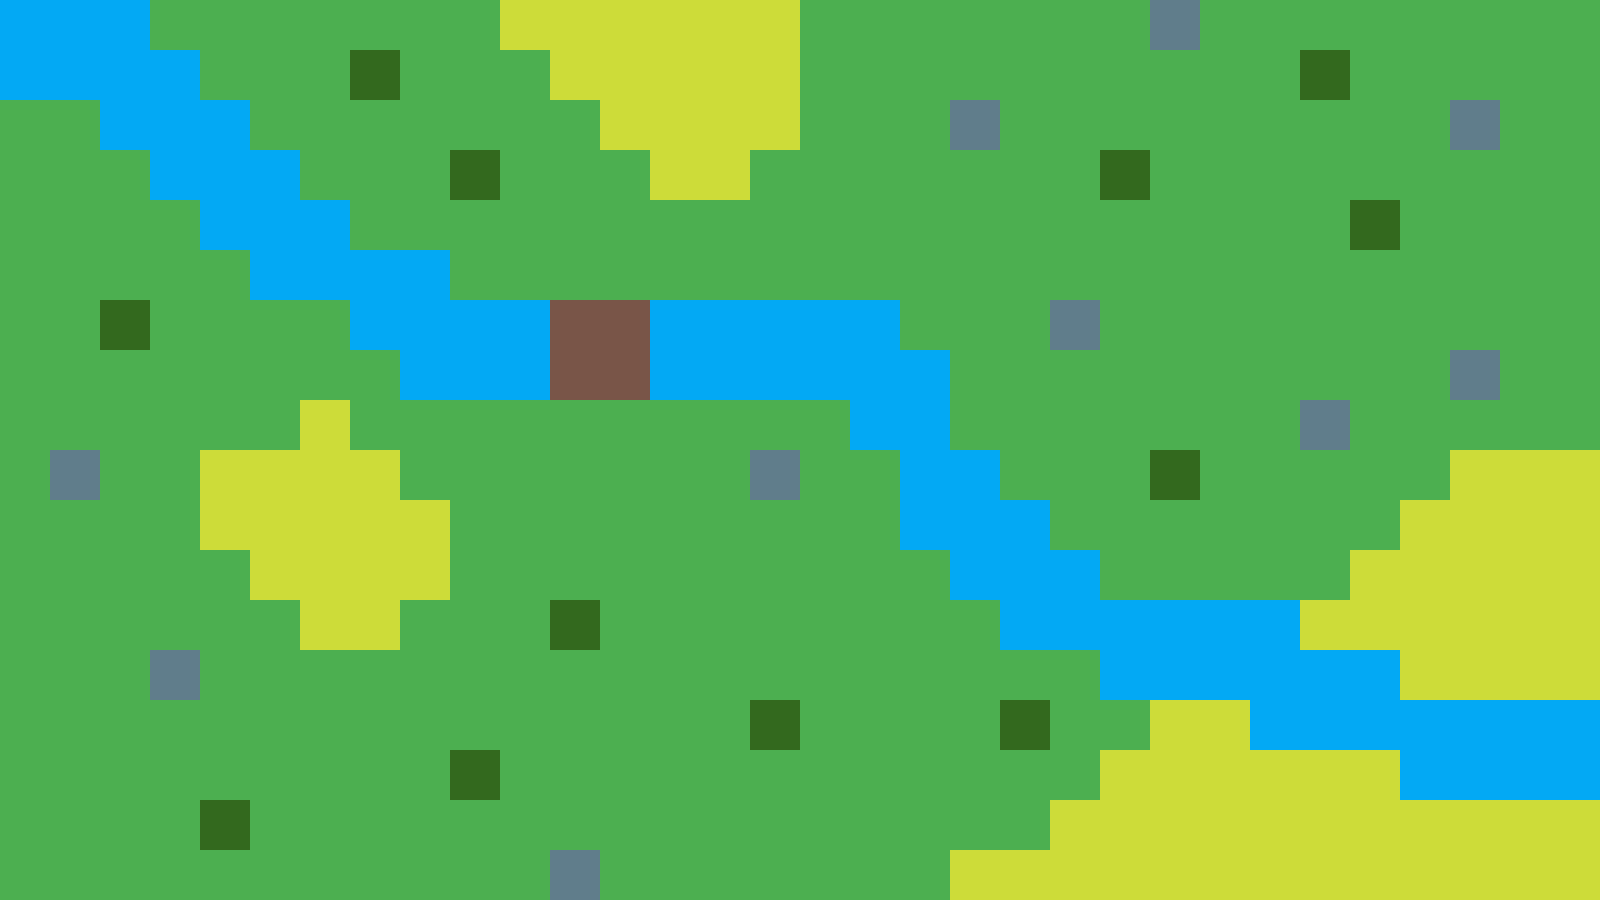

Rendered tile map (Tiled .tmx) drawn with the repository's tilesets; below, a short description and the map source with its tile grids summarised:
An orthogonal 32x18 tile map with 50x50 px tiles, 1 tile layer (sandBox) and 134 objects.

<map version="1.9" tiledversion="1.9.0" orientation="orthogonal" renderorder="right-down" width="32" height="18" tilewidth="50" tileheight="50" infinite="0" nextlayerid="8" nextobjectid="146">
 <tileset firstgid="1" source="SimpleTiles.tsx" />
 <layer id="1" name="sandBox" width="32" height="18">
  <data>[576 cells, 576 non-empty, 6 distinct tile ids]</data>
 </layer>
 <objectgroup id="2" name="bridge">
  <object id="1" x="550" y="300" width="100" height="100" />
 </objectgroup>
 <objectgroup id="3" name="sand">
  <object id="45" x="650" y="0" width="100" height="200" />
  <object id="46" x="750" y="0" width="50" height="150" />
  <object id="47" x="550" y="0" width="100" height="100" />
  <object id="48" x="600" y="100" width="50" height="50" />
  <object id="49" x="500" y="0" width="50" height="50" />
  <object id="50" x="200" y="450" width="200" height="100" />
  <object id="51" x="300" y="550" width="100" height="100" />
  <object id="52" x="400" y="500" width="50" height="100" />
  <object id="53" x="250" y="550" width="50" height="50" />
  <object id="54" x="300" y="400" width="50" height="50" />
  <object id="55" x="1050" y="800" width="550" height="100" />
  <object id="56" x="950" y="850" width="100" height="50" />
  <object id="57" x="1150" y="700" width="100" height="100" />
  <object id="58" x="1250" y="750" width="150" height="50" />
  <object id="59" x="1100" y="750" width="50" height="50" />
  <object id="60" x="1450" y="450" width="150" height="250" />
  <object id="61" x="1350" y="550" width="100" height="100" />
  <object id="62" x="1400" y="500" width="50" height="50" />
  <object id="63" x="1400" y="650" width="50" height="50" />
  <object id="64" x="1300" y="600" width="50" height="50" />
 </objectgroup>
 <objectgroup id="4" name="tree">
  <object id="3" x="350" y="50" width="50" height="50" />
  <object id="4" x="450" y="150" width="50" height="50" />
  <object id="5" x="100" y="300" width="50" height="50" />
  <object id="6" x="200" y="800" width="50" height="50" />
  <object id="8" x="450" y="750" width="50" height="50" />
  <object id="9" x="550" y="600" width="50" height="50" />
  <object id="11" x="750" y="700" width="50" height="50" />
  <object id="12" x="1000" y="700" width="50" height="50" />
  <object id="13" x="1150" y="450" width="50" height="50" />
  <object id="14" x="1100" y="150" width="50" height="50" />
  <object id="15" x="1300" y="50" width="50" height="50" />
  <object id="16" x="1350" y="200" width="50" height="50" />
 </objectgroup>
 <objectgroup id="5" name="rock">
  <object id="17" x="1150" y="0" width="50" height="50" />
  <object id="18" x="950" y="100" width="50" height="50" />
  <object id="19" x="1050" y="300" width="50" height="50" />
  <object id="20" x="1300" y="400" width="50" height="50" />
  <object id="21" x="1450" y="350" width="50" height="50" />
  <object id="22" x="1450" y="100" width="50" height="50" />
  <object id="23" x="50" y="450" width="50" height="50" />
  <object id="24" x="150" y="650" width="50" height="50" />
  <object id="25" x="550" y="850" width="50" height="50" />
  <object id="26" x="750" y="450" width="50" height="50" />
 </objectgroup>
 <objectgroup id="6" name="water">
  <object id="27" x="0" y="0" width="150" height="100" />
  <object id="28" x="100" y="50" width="100" height="100" />
  <object id="29" x="150" y="100" width="100" height="100" />
  <object id="30" x="200" y="150" width="100" height="100" />
  <object id="31" x="250" y="200" width="100" height="100" />
  <object id="32" x="350" y="250" width="100" height="100" />
  <object id="33" x="400" y="300" width="150" height="100" />
  <object id="34" x="650" y="300" width="250" height="100" />
  <object id="35" x="850" y="350" width="100" height="100" />
  <object id="36" x="900" y="450" width="100" height="100" />
  <object id="37" x="950" y="500" width="100" height="100" />
  <object id="38" x="1000" y="550" width="100" height="100" />
  <object id="41" x="1100" y="600" width="200" height="100" />
  <object id="42" x="1250" y="650" width="150" height="100" />
  <object id="43" x="1400" y="700" width="200" height="100" />
 </objectgroup>
 <objectgroup id="7" name="grass">
  <object id="65" x="0" y="100" width="100" height="350" />
  <object id="66" x="0" y="450" width="50" height="50" />
  <object id="67" x="0" y="500" width="100" height="400" />
  <object id="68" x="100" y="350" width="100" height="300" />
  <object id="69" x="100" y="650" width="50" height="50" />
  <object id="70" x="100" y="700" width="100" height="200" />
  <object id="71" x="100" y="150" width="50" height="150" />
  <object id="72" x="150" y="200" width="50" height="150" />
  <object id="73" x="200" y="250" width="50" height="200" />
  <object id="74" x="250" y="300" width="100" height="100" />
  <object id="75" x="250" y="400" width="50" height="50" />
  <object id="76" x="350" y="350" width="50" height="100" />
  <object id="77" x="200" y="550" width="50" height="250" />
  <object id="78" x="250" y="600" width="50" height="300" />
  <object id="79" x="200" y="850" width="50" height="50" />
  <object id="80" x="300" y="650" width="150" height="250" />
  <object id="81" x="450" y="800" width="100" height="100" />
  <object id="82" x="450" y="400" width="100" height="350" />
  <object id="83" x="400" y="600" width="50" height="50" />
  <object id="84" x="400" y="400" width="50" height="100" />
  <object id="85" x="550" y="400" width="100" height="200" />
  <object id="86" x="550" y="650" width="100" height="200" />
  <object id="87" x="600" y="850" width="50" height="50" />
  <object id="89" x="500" y="750" width="50" height="50" />
  <object id="90" x="600" y="600" width="50" height="50" />
  <object id="91" x="650" y="400" width="100" height="500" />
  <object id="92" x="750" y="500" width="150" height="200" />
  <object id="93" x="800" y="700" width="100" height="200" />
  <object id="94" x="750" y="750" width="50" height="150" />
  <object id="95" x="750" y="400" width="100" height="50" />
  <object id="96" x="800" y="450" width="100" height="50" />
  <object id="97" x="900" y="550" width="50" height="350" />
  <object id="98" x="950" y="600" width="50" height="250" />
  <object id="99" x="1000" y="750" width="50" height="100" />
  <object id="102" x="1050" y="650" width="50" height="150" />
  <object id="103" x="1000" y="650" width="50" height="50" />
  <object id="104" x="1100" y="700" width="50" height="50" />
  <object id="105" x="1500" y="0" width="100" height="450" />
  <object id="106" x="1350" y="0" width="150" height="100" />
  <object id="107" x="1400" y="150" width="100" height="200" />
  <object id="109" x="1350" y="350" width="100" height="150" />
  <object id="110" x="1450" y="400" width="50" height="50" />
  <object id="111" x="1350" y="250" width="50" height="100" />
  <object id="112" x="1350" y="100" width="100" height="50" />
  <object id="113" x="1350" y="150" width="50" height="50" />
  <object id="114" x="1150" y="100" width="200" height="300" />
  <object id="115" x="1200" y="400" width="100" height="200" />
  <object id="116" x="1300" y="450" width="50" height="150" />
  <object id="117" x="1350" y="500" width="50" height="50" />
  <object id="118" x="1200" y="0" width="100" height="100" />
  <object id="119" x="1300" y="0" width="50" height="50" />
  <object id="121" x="1150" y="50" width="50" height="50" />
  <object id="122" x="800" y="0" width="350" height="100" />
  <object id="123" x="1100" y="100" width="50" height="50" />
  <object id="124" x="1000" y="100" width="100" height="200" />
  <object id="125" x="1100" y="200" width="50" height="400" />
  <object id="126" x="1150" y="500" width="50" height="100" />
  <object id="127" x="1150" y="400" width="50" height="50" />
  <object id="128" x="1050" y="350" width="50" height="200" />
  </objectgroup>
</map>
<!-- 17 of 134 objects omitted -->
